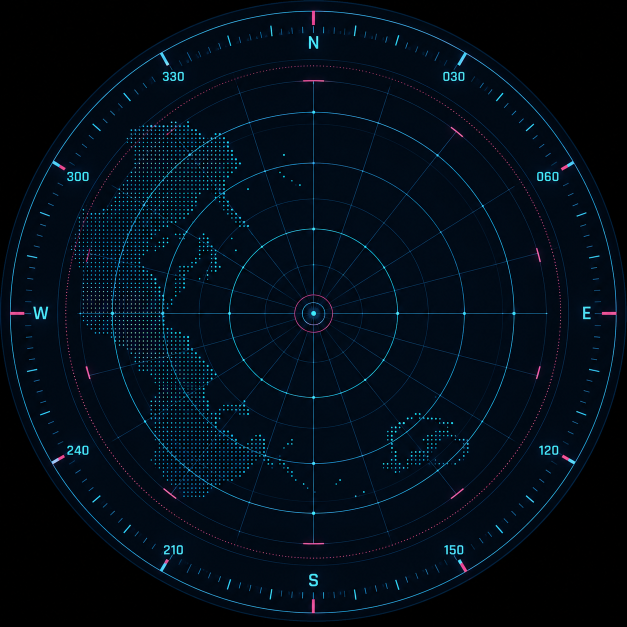
#> input picture src/data/UI/ChatGPT Image 2026年7月9日 16_01_19.png, 1254 x 1254 px (shown at 1/2 size); its folder holds only this picture in this run
$ python convert_cyberpunk_bg.py
#> lines starting #> are read from the running program, lines starting #| are printed output that depends on the picture
from pathlib import Path
import sys

try:
    from PIL import Image, ImageOps
except ImportError:
    print("Pillow is required for this PC-side conversion tool.")
    print("Install it with: pip install pillow")
    sys.exit(1)


ROOT = Path(__file__).resolve().parents[1]
INPUT_DIR = ROOT / "src" / "data" / "UI"
OUTPUT_FILE = INPUT_DIR / "cyberpunk_bg_240_rgb565.h"
SIZE = 240
BACKGROUND_BRIGHTNESS = 1.00
MAP_DOT_BRIGHTNESS = 1.28
KEYWORDS = ("cyberpunk", "cyber", "background", "bg")
CYAN_TEXT_REPLACEMENT = (0, 8, 18)

BEARING_NUMBER_BOXES = (
    (55, 22, 79, 36),
    (162, 22, 187, 36),
    (199, 61, 224, 76),
    (199, 168, 224, 184),
    (162, 204, 187, 220),
    (53, 204, 78, 220),
    (17, 168, 43, 184),
    (17, 61, 43, 76),
)

CARDINAL_TEXT_BOXES = (
    (111, 7, 129, 27),
    (6, 110, 25, 130),
    (111, 213, 129, 234),
    (215, 110, 234, 130),
)

MAP_DOT_BOXES = (
    (28, 43, 101, 191),
    (142, 146, 184, 180),
    (82, 151, 133, 190),
)


def image_score(path: Path) -> int:
    name = path.name.lower()
    score = 0
    for keyword in KEYWORDS:
        if keyword in name:
            score += 10
    if "240" in name:
        score += 2
    return score


def find_input_image() -> Path:
    candidates = sorted(
        [
            path
            for path in INPUT_DIR.iterdir()
            if path.is_file() and path.suffix.lower() in (".png", ".jpg", ".jpeg")
        ],
        key=lambda path: path.name.lower(),
    )

    if not candidates:
        raise FileNotFoundError(f"No png/jpg/jpeg image found in {INPUT_DIR}")

    ranked = sorted(candidates, key=lambda path: image_score(path), reverse=True)
    best_score = image_score(ranked[0])
    tied = [path for path in ranked if image_score(path) == best_score]
    if len(candidates) > 1:
        print("Found multiple images:")
        for path in candidates:
            print(f"  {path.name} score={image_score(path)}")
    if len(tied) > 1:
        print("Multiple images have the same priority; using the first sorted name.")

    return ranked[0]


def color565(r: int, g: int, b: int) -> int:
    return ((r & 0xF8) << 8) | ((g & 0xFC) << 3) | (b >> 3)


def is_cyan_text_pixel(r: int, g: int, b: int) -> bool:
    return g > 70 and b > 90 and r < 95 and g > r * 1.7 and b > r * 1.7


def erase_cyan_text_in_box(image: Image.Image, box: tuple[int, int, int, int]) -> None:
    pixels = image.load()
    left, top, right, bottom = box
    for y in range(max(0, top), min(SIZE, bottom)):
        for x in range(max(0, left), min(SIZE, right)):
            r, g, b = pixels[x, y]
            if is_cyan_text_pixel(r, g, b):
                pixels[x, y] = CYAN_TEXT_REPLACEMENT


def point_in_boxes(x: int, y: int, boxes: tuple[tuple[int, int, int, int], ...]) -> bool:
    for left, top, right, bottom in boxes:
        if left <= x < right and top <= y < bottom:
            return True
    return False


def is_map_dot_pixel(r: int, g: int, b: int) -> bool:
    return b > 95 and g > 75 and r < 60 and b > r * 2.0 and g > r * 1.8


def apply_static_hud_edits(image: Image.Image) -> None:
    for box in BEARING_NUMBER_BOXES:
        erase_cyan_text_in_box(image, box)
    for box in CARDINAL_TEXT_BOXES:
        erase_cyan_text_in_box(image, box)


def apply_brightness(value: int) -> int:
    return max(0, min(255, int(round(value * BACKGROUND_BRIGHTNESS))))


def apply_factor(value: int, factor: float) -> int:
    return max(0, min(255, int(round(value * factor))))


def load_240_rgb565(input_file: Path) -> list[int]:
    with Image.open(input_file) as image:
#> image is the input picture: PIL image 1254x1254 RGB; mean R, G, B 2.1, 12.7, 23.4
        original_size = image.size
#> original_size = (1254, 1254)
        image = ImageOps.fit(image.convert("RGB"), (SIZE, SIZE), method=Image.Resampling.LANCZOS)
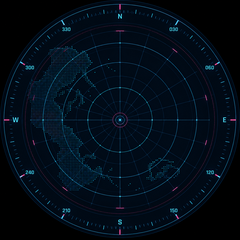
#> image: PIL image 240x240 RGB; mean R, G, B 2.2, 12.7, 23.5
        apply_static_hud_edits(image)
        pixels = image.load()
        values: list[int] = []
        center = (SIZE - 1) / 2.0
        radius_sq = (SIZE / 2.0) * (SIZE / 2.0)
        for y in range(SIZE):
            for x in range(SIZE):
                dx = x - center
                dy = y - center
                if dx * dx + dy * dy > radius_sq:
                    values.append(0x0000)
                    continue

                r, g, b = pixels[x, y]
                if point_in_boxes(x, y, MAP_DOT_BOXES) and is_map_dot_pixel(r, g, b):
                    r = apply_factor(r, MAP_DOT_BRIGHTNESS)
                    g = apply_factor(g, MAP_DOT_BRIGHTNESS)
                    b = apply_factor(b, MAP_DOT_BRIGHTNESS)

                r = apply_brightness(r)
                g = apply_brightness(g)
                b = apply_brightness(b)
                values.append(color565(r, g, b))
#> after the loop, values = 57600 items

    print(f"Input:  {input_file}")
    print(f"Output: {OUTPUT_FILE}")
    print(f"Source size: {original_size[0]}x{original_size[1]}")
#| Source size: 1254x1254
    print(f"Output size: {SIZE}x{SIZE}")
    return values


def write_header(values: list[int], source_file: Path) -> None:
    OUTPUT_FILE.parent.mkdir(parents=True, exist_ok=True)
    with OUTPUT_FILE.open("w", encoding="utf-8", newline="\n") as header:
        header.write("#pragma once\n")
        header.write("#include <Arduino.h>\n\n")
        header.write("// Generated by tools/convert_cyberpunk_bg.py\n")
        header.write(f"// Source: {source_file.name}\n")
        header.write(f"// Background brightness: {BACKGROUND_BRIGHTNESS:.2f}x\n\n")
        header.write("static const uint16_t CYBERPUNK_BG_WIDTH = 240;\n")
        header.write("static const uint16_t CYBERPUNK_BG_HEIGHT = 240;\n\n")
        header.write("static const uint16_t CYBERPUNK_BG_240[240 * 240] PROGMEM =\n")
        header.write("{\n")

        values_per_line = 12
        for index in range(0, len(values), values_per_line):
            line_values = values[index:index + values_per_line]
            formatted = ", ".join(f"0x{value:04X}" for value in line_values)
            comma = "," if index + values_per_line < len(values) else ""
            header.write(f"    {formatted}{comma}\n")

        header.write("};\n")


def main() -> int:
    try:
        input_file = find_input_image()
        values = load_240_rgb565(input_file)
#> values = 57600 items
        write_header(values, input_file)
#> the loop in write_header, `for index in range(0, len(values), values_per_line):` made 4800 passes
#> (index, line_values) on passes 2 to 4: (12, [0, 0, 0, 0, 0, 0, 0, 0, 0, 0, 0, 0]), (24, [0, 0, 0, 0, 0, 0, 0, 0, 0, 0, 0, 0]), (36, [0, 0, 0, 0, 0, 0, 0, 0, 0, 0, 0, 0])
    except Exception as exc:
        print(f"Conversion failed: {exc}")
        return 1

    print("RGB565 header generated successfully.")
    return 0


if __name__ == "__main__":
    raise SystemExit(main())
#> (the program exits here)
